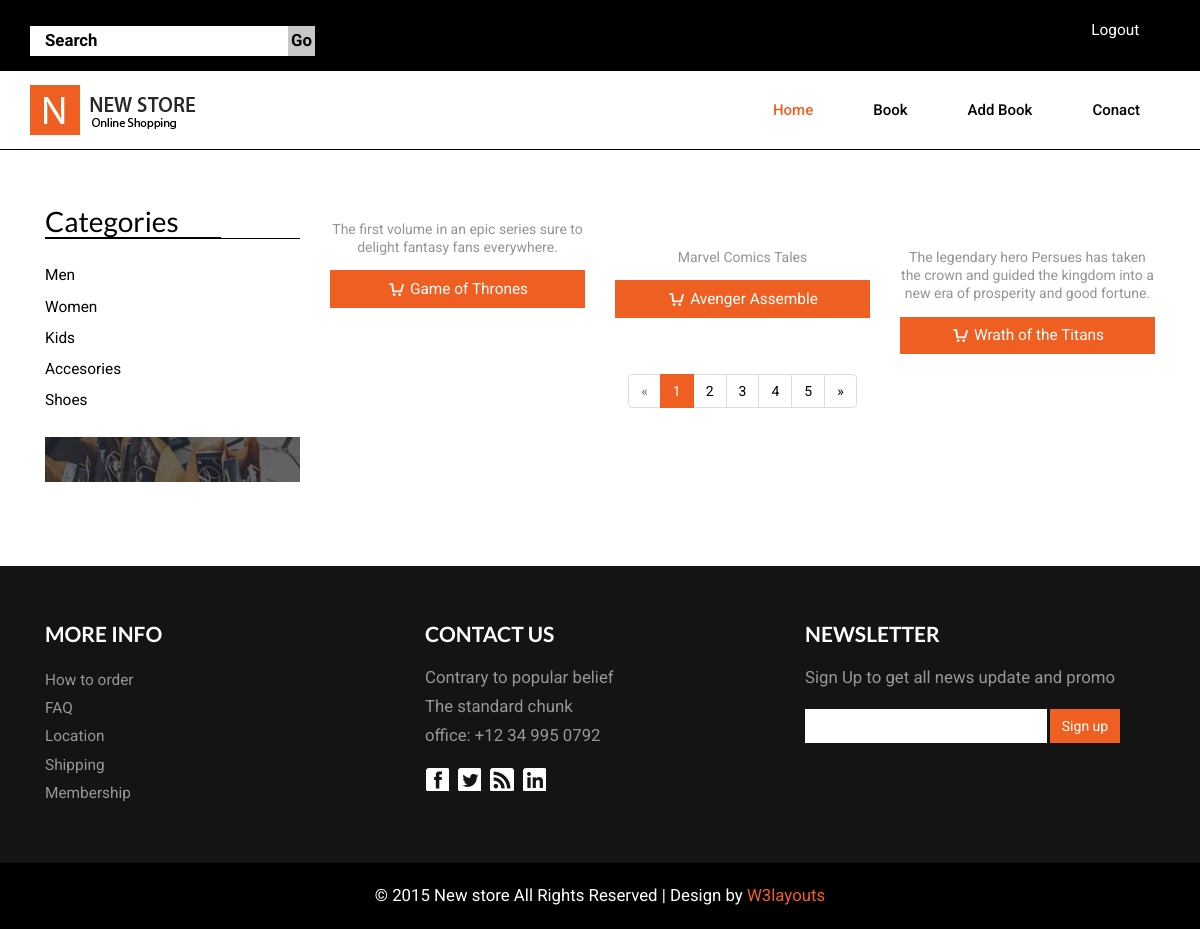
/book/, run on the app's committed database.
### book/models.py (models this page shows, shortened)
class Book(models.Model):
    isbn = models.IntegerField(primary_key=True)
    logo = models.CharField(max_length=200, null=True)
    title = models.CharField(max_length=200)
    author = models.CharField(max_length=100)
    desc = models.TextField(max_length=500)
    favorite = models.BooleanField(default=False)

### book/views.py (the view)
class IndexView(generic.ListView):
    template_name =  'book/index.html'
    context_object_name = 'all_books'
    def get_queryset(self):
        return Book.objects.all()

### templates/book/index.html (shortened to what this page needs)
{% extends 'book/base.html' %}
{% load staticfiles %}
{%  block content %}
		<div class="product">
			<div class="container">
				<div class="col-md-3 product-price">
				<div class=" rsidebar span_1_of_left">
					<div class="of-left">
						<h3 class="cate">Categories</h3>
					</div>
		 <ul class="menu">
		<li class="item1"><a href="#">Men </a>
		</li>
		<li class="item2"><a href="#">Women </a>
		</li>
		<li class="item3"><a href="#">Kids</a>
		</li>
		<li class="item4"><a href="#">Accesories</a>
		</li>
		<li class="item4"><a href="#">Shoes</a>
		</li>
	</ul>
					</div>
	<div class="product-middle">
				</div>
				</div>
				<div class="col-md-9 product1">
{%  for book in all_books  %}
					<div class=" bottom-product">
					<div class="col-md-4 bottom-cd simpleCart_shelfItem">
						<p class="tun">{{ book.desc }}</p>
					<a href="{% url 'book:detail' book.isbn %}" class="item_add"><p class="number item_price"><i> </i>{{ book.title }}</p></a>
					</div>
				</div> {% endfor %}
		<nav class="in">
				  <ul class="pagination">
					<li class="disabled"><a href="#" aria-label="Previous"><span aria-hidden="true">«</span></a></li>
					<li class="active"><a href="#">1 <span class="sr-only">(current)</span></a></li>
					<li><a href="#">2 </a></li>
					<li><a href="#">3 </a></li>
					<li><a href="#">4 </a></li>
					<li><a href="#">5 </a></li>
					 <li> <a href="#" aria-label="Next"><span aria-hidden="true">»</span> </a> </li>
				  </ul>
				</nav>
		</div>
		</div>
</div>
{% endblock %}

### templates/book/base.html (shortened to what this page needs)
{% load staticfiles %}
<!DOCTYPE html>
<html>
<head>
<link href="{% static 'book/css/bootstrap.css' %} " rel="stylesheet" type="text/css" media="all" />
<link href="{% static 'book/css/style.css' %}" rel="stylesheet" type="text/css" media="all" />
<link href="{% static 'book/css/memenu.css' %}" rel="stylesheet" type="text/css" media="all" />
</head>
<body>
{% include 'book/navbar.html' %}
	{% block content %}
{% endblock %}
<div class="footer">
				<div class="container">
			<div class="footer-top-at">
				<div class="col-md-4 amet-sed">
				<h4>MORE INFO</h4>
				<ul class="nav-bottom">
						<li><a href="#">How to order</a></li>
						<li><a href="#">FAQ</a></li>
						<li><a href="#">Location</a></li>
						<li><a href="#">Shipping</a></li>
						<li><a href="#">Membership</a></li>
					</ul>
				</div>
				<div class="col-md-4 amet-sed ">
				<h4>CONTACT US</h4>
					<p>
Contrary to popular belief</p>
					<p>The standard chunk</p>
					<p>office:  +12 34 995 0792</p>
					<ul class="social">
						<li><a href="#"><i> </i></a></li>
						<li><a href="#"><i class="twitter"> </i></a></li>
						<li><a href="#"><i class="rss"> </i></a></li>
						<li><a href="#"><i class="gmail"> </i></a></li>
					</ul>
				</div>
				<div class="col-md-4 amet-sed">
					<h4>Newsletter</h4>
					<p>Sign Up to get all news update
and promo</p>
					<form>
						<input type="text" value="" onfocus="this.value='';" onblur="if (this.value == '') {this.value ='';}">
						<input type="submit" value="Sign up">
					</form>
				</div>
				<div class="clearfix"> </div>
			</div>
		</div>
		<div class="footer-class">
		<p >© 2015 New store All Rights Reserved | Design by  <a href="http://w3layouts.com/" target="_blank">W3layouts</a> </p>
		</div>
		</div>
</body>
</html>

### templates/book/navbar.html (shortened to what this page needs)
{% load staticfiles %}
<div class="header">
	<div class="header-top">
		<div class="container">
			<div class="search">
					<form>
						<input type="text" value="Search " onfocus="this.value = '';" onblur="if (this.value == '') {this.value = 'Search';}">
						<input type="submit" value="Go">
					</form>
			</div>
			<div class="header-left">
					<ul>
						<li ><a href="{% url 'book:logout_user' %}"  >Logout</a></li>
					</ul>
					<div class="clearfix"> </div>
			</div>
				<div class="clearfix"> </div>
		</div>
		</div>
		<div class="container">
                   {% url 'book:index' as book %}
			<div class="head-top">
				<div class="logo">
					<a href="{% url 'book:index' %}"><img src="{% static 'book/images/logo.png' %}"/></a>
				</div>
		  <div class=" h_menu4">
				<ul class="memenu skyblue">
					  <li {% if request.path == book %} class="active grid" {% endif %}><a class="color8" href="{% url 'book:index' %}">Home</a></li>
				      <li><a class="color1" href="#">Book</a>
					</li>
				    <li class="grid"><a class="color2" href="{% url 'book:book-add' %}">	Add Book</a>
			    </li>
				<li><a class="color6" href="#">Conact</a></li>
			  </ul>
			</div>
				<div class="clearfix"> </div>
		</div>
		</div>
	</div>

### book/static/book/css/style.css (style rules this page uses)
body { background:#fff; font-family: 'Roboto', sans-serif; }
a { transition: 0.5s all; -webkit-transition: 0.5s all; -o-transition: 0.5s all; -moz-transition: 0.5s all; -ms-transition: 0.5s all; }
ul { padding: 0; margin: 0; }
h1,h2,h3,h4,h5,h6,label,p { margin:0; }
.item_add { color: #fff; border:none; }
a.item_add { text-decoration: none; }
.header { border-bottom: 1px solid #000; }
.header-top { background: #000; padding: 15px 0; }
.search { position:relative; float: left; width: 25%; background-color: #fff; margin-top: 11px; }
.search input[type="text"] { outline: none; padding: 3px 15px; background: none; width: 91%; border: none; font-size: 1.2em; color: #000; font-weight: 700; }
.search input[type="submit"] { border: none; cursor: pointer; position: absolute; outline: none; top: 0px; right: 0px; background: #c7c7c7; font-size: 1.2em; color: #000; padding: 3px; font-weight: 700; }
.header-left { float: right; margin-top: 4px; }
.header-left ul { float: left; }
.header-left ul li { display: inline-block; }
.header-left ul li a { text-decoration: none; color:#fff; font-size: 1.1em; margin: 0 2em 0 0; }
.logo { float: left; }
.head-top { padding: 1em 0; }
.h_menu4 { margin: 7px 0 0px; float: right; }
.footer { background:#141414; }
.amet-sed h4 { font-size: 1.5em; color: #fff; font-family: 'Lato', sans-serif; margin: 0 0 1em; text-transform: uppercase; font-weight: 700; }
.footer-top-at { padding: 4em 0; }
ul.nav-bottom li { list-style:none; }
ul.nav-bottom li a { text-decoration:none; color:#989696; font-size:1.1em; display: inline-block; margin: 0.2em 0; }
.amet-sed p { color:#989696; font-size: 1.2em; margin: 0 0 0.3em; }
.footer-class p { color:#fff; font-size:1.2em; }
.footer-class p a { color:#EF5F21; text-decoration:none; }
.footer-class { padding: 1.5em 0; text-align:center; background:#000; }
.amet-sed form { padding:1em 0 0; }
.amet-sed input[type="text"], .amet-sed input[type="submit"] { width: 69%; padding: 0.5em; outline: none; color: #000; font-size: 1em; background: #fff; border: none; }
.amet-sed input[type="submit"] { width: 20%; color: #FFF; font-size: 1em; background:#EF5F21; border: none; outline:none; padding: 0.5em; }
ul.social { padding:1em 0 0; }
ul.social li { display: inline-block; }
ul.social li i { background: url(../images/img-sprite.png)no-repeat -9px -14px ; width: 24px; height: 24px; display: inline-block; vertical-align: middle; margin: 0 5px 0 0; }
ul.social li i.twitter { background-position: -43px -14px; }
ul.social li i.rss { background-position: -77px -14px; }
ul.social li i.gmail { background-position:-110px -14px; }
h3.cate { color: #000; border-bottom: 1px solid #000; width: 69%; font-size: 2em; font-family: 'Lato', sans-serif; }
.of-left { border-bottom: 1px solid #000; }
.product { padding: 4em 0; }
.bottom-product { margin-bottom: 2em; }
nav.in { text-align: center; }
.pagination > li > a, .pagination > li > span { color: #000; }
.menu { width: auto; height: auto; padding: 0; list-style: none; margin: 1.5em 0; }
.menu > li > a { width: 100%; margin: 0.3em 0; display:inline-block; position: relative; color: #000; font-size: 1.1em; text-decoration:none; }
.pagination > .active > a, .pagination > .active > a:hover { background: #EF5F21; border-color: #EF5F21; }
.product-middle { background: url(../images/product1.jpg) center; width: 100%; min-height: 45px; display: block; background-size: cover; }
a.item_add p.number { font-size: 1.1em; color: #FFF; text-align: center; background: #EF5F21; padding: 0.5em 1em; }
a.item_add p.number i { background: url(../images/img-sprite.png)no-repeat -291px -104px ; width: 18px; height: 18px; display: inline-block; vertical-align: middle; margin: 0 5px 0 0; }
p.tun { font-size:1em; color: #949494; text-align: center; line-height: 1.3em; padding: 1em 0; }
.product1 { padding: 0; }

### book/static/book/css/memenu.css (style rules this page uses)
.memenu { margin-bottom:0px;padding:0;width:100%;list-style:none;display:inline-block;position:relative;font-size:15px }
.memenu li { margin-bottom:-5px;display:inline }
.memenu>li>a { float:left;padding:8px 30px;text-decoration:none;text-transform:capitalize;font-size:1em; font-weight: 500; -webkit-transition: all 0.3s ease-in-out; -moz-transition: all 0.3s ease-in-out; -o-transition: all 0.3s ease-in-out; transition: all 0.3s ease-in-out; }
.memenu>li.active>a { color:#00405d; }
.memenu>li.active>a { color:#EF5F21; }
.skyblue li>a,.skyblue>li.showhide span { color:#000 }

### data on the page
Book: desc "The first volume in an epic series sure to delight fantasy fans everywhere.", title "Game of Thrones"
Book: desc "Marvel Comics Tales", title "Avenger Assemble"
Book: desc "The legendary hero Persues has taken the crown and guided the kingdom into a new era of prosperity and good fortune.", title "Wrath of the Titans"
